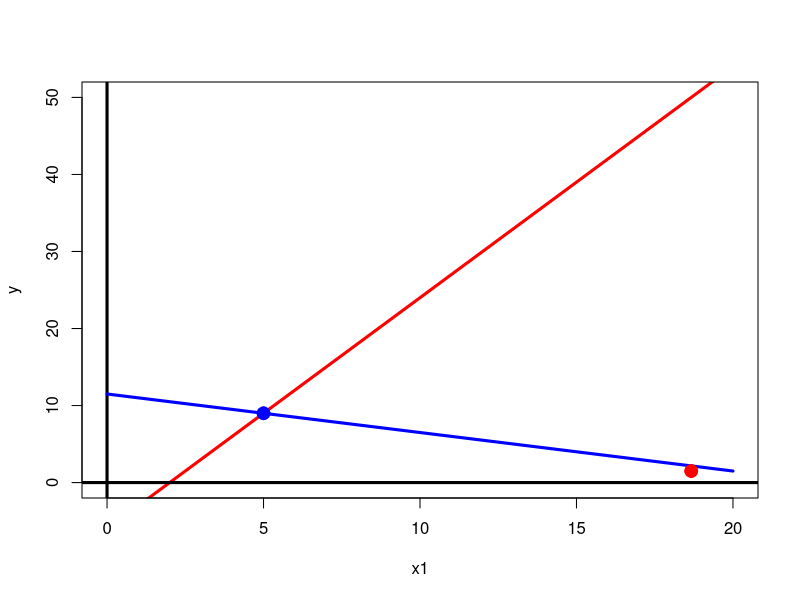

Reproduce this figure in R.
#c) Marque neste gráfico a aproximação inicial X^((0))=[■(20@50)].

require(pracma)

f1<-function(x1){3*x1-6}
f2<-function(x2){(23-x2)/2}

plot(f1,0,20,lwd = 3,col="red",ylab="y",xlab="x1",ylim=c(0,50))
abline(h=0,v=0,lwd=3)
curve((23-x)/2,from=0,to=20,lwd=3,col="blue",add=TRUE)

A<-matrix(c(3,-1,1,2),nrow= 2,ncol=2,byrow=TRUE)
b<-c(6, 23)
sol<-solve(A, b)

points(sol[1],sol[2],pch=10,col="blue",lwd = 6)

start<-c(20,50)
resultados<-matrix(,ncol=2,nrow=10)
for ( i in 1:10){
a<-itersolve(A,b, start, method = "Jacobi", nmax=i)
resultados[i,1]<-a$x[1]
resultados[i,2]<-a$x[2]
}

points(resultados[1,1],resultados[1,2],pch=10,col="red",lwd=6)